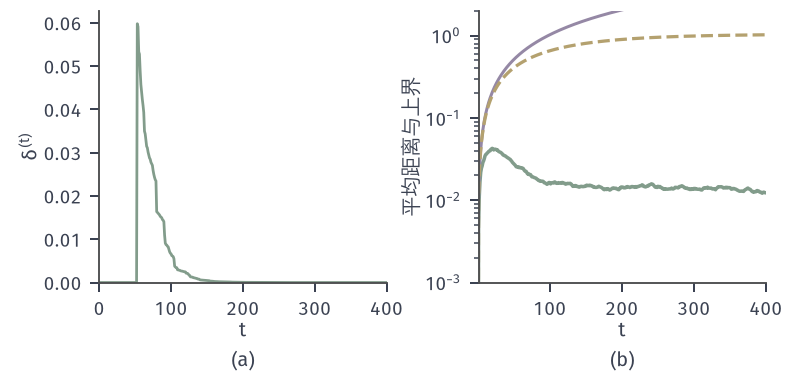

Reproduce this figure in Python.
from pathlib import Path
import sys
ROOT = next(p for p in Path(__file__).resolve().parents if (p/'build.sh').is_file() and (p/'tex/book.tex').is_file())
sys.path.insert(0, str(ROOT/'figures/00-shared/mathematical-preliminaries-upper/00-shared/comprehension-figures'))
from support import figure, save, BLUE, GREEN, YELLOW, RED, PURPLE, INK, MUTED, GRID, BLUE_FILL, GREEN_FILL, YELLOW_FILL, RED_FILL, PURPLE_FILL
import numpy as np
HERE = Path(__file__).resolve().parent
STROKE = '#4C4D4F'
def panel(fig, left, right, top, bottom, wspace=.25, hspace=.2):
    fig.set_layout_engine(None)
    fig.subplots_adjust(left=left, right=right, top=top, bottom=bottom, wspace=wspace, hspace=hspace)
def tag(fig, ax, s, y=.03):
    p = ax.get_position(); fig.text((p.x0+p.x1)/2, y, s, ha='center', va='bottom')
# 样本替换的有限步响应：逐项 ridge 最小二乘，耦合相同下标路径。
rng=np.random.default_rng(29)
N,d=100,5; A=rng.standard_normal((N,d)); xt=np.ones(d); b0=A@xt+.3*rng.standard_normal(N); gam=.2
k=0; Anew=rng.standard_normal(d)*1.; bnew=Anew@xt+.3*rng.standard_normal()
Li=(A*A).sum(1)+gam; Lm=max(Li.max(),Anew@Anew+gam); al=1./Lm; mu=gam
def gi(x,i,alt): 
    a,b=(Anew,bnew) if (alt and i==k) else (A[i],b0[i])
    return (a@x-b)*a+gam*x
def pair(T,path):
    x=np.zeros(d);y=np.zeros(d);D=[0.];G=0.
    for i in path:
        if i==k: G=max(G,np.linalg.norm(gi(x,i,False)),np.linalg.norm(gi(y,i,True)))
        x=x-al*gi(x,i,False);y=y-al*gi(y,i,True);D.append(np.linalg.norm(x-y))
    return np.array(D),G
T=400;R=1500;all_=[];Gmax=0
for r in range(R):
    path=rng.integers(0,N,T); D,G=pair(T,path); all_.append(D); Gmax=max(Gmax,G)
all_=np.array(all_); mean=all_.mean(0)
single_path=rng.integers(0,N,T); s,_=pair(T,single_path)
print('Lm',Lm,'al',al,'Gmax',Gmax,'mean at 100,400',mean[[100,400]],'non-exp bound',2*Gmax/N*al*400,'contract limit',2*Gmax/(N*mu))
ts=np.arange(T+1)
fig,(a,b)=figure(width_mm=112,height_mm=54,ncols=2)
panel(fig,.125,.965,.97,.26,wspace=.32)
a.plot(ts,s,color=GREEN,lw=1.1); a.set_xlim(0,400); a.set_xlabel('$t$',labelpad=1); a.set_ylabel('$\\delta^{(t)}$',labelpad=1); a.set_ylim(bottom=0)
b.semilogy(ts,mean+1e-9,color=GREEN,lw=1.4); b.semilogy(ts,2*Gmax/N*al*ts+1e-9,color=PURPLE,lw=1.2)
limit=[0.]
for t in range(T): limit.append((1-al*mu)*limit[-1]+2*al*Gmax/N)
b.semilogy(ts,np.array(limit)+1e-9,color=YELLOW,lw=1.3,ls='--')
b.set_xlim(1,400); b.set_ylim(1e-3,2); b.set_xlabel('$t$',labelpad=1); b.set_ylabel('平均距离与上界',labelpad=1)
tag(fig,a,'(a)'); tag(fig,b,'(b)')
save(fig,HERE,'figure',{'N':N,'d':d,'seed':29,'gamma':gam})
